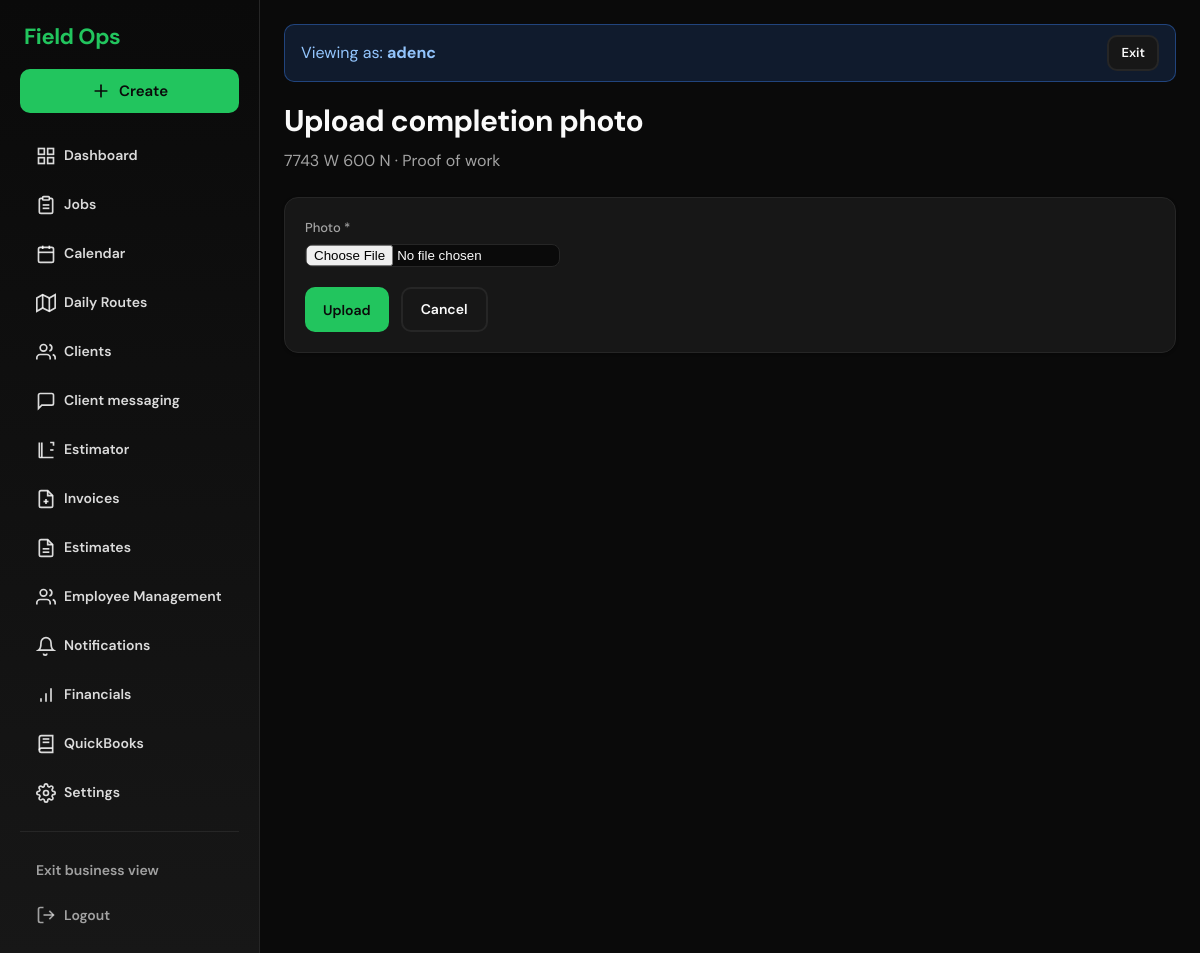
The app's page /jobs/7/upload-completion-photo/ (signed in) with its own data.
### accounts/models.py (models this page shows, shortened)
class User(AbstractUser):
    ROLE_CHOICES = [
        ('owner', 'Owner'),
        ('crew', 'Crew'),
    ]
    business = models.ForeignKey(
        Business,
        on_delete=models.CASCADE,
        related_name='users',
        null=True,  # Owner can be null initially if needed
        blank=True
    )
    role = models.CharField(max_length=10, choices=ROLE_CHOICES, default='crew')
    hourly_rate = models.DecimalField(
        max_digits=8,
        decimal_places=2,
        null=True,
        blank=True,
        help_text='Hourly cost for crew members (used for labor cost reporting)'
    )
    phone = models.CharField(max_length=20, blank=True)
    address_line1 = models.CharField(max_length=255, blank=True, verbose_name='Address')
    address_line2 = models.CharField(max_length=255, blank=True)
    city = models.CharField(max_length=100, blank=True)
    state = models.CharField(max_length=50, blank=True)
    postal_code = models.CharField(max_length=20, blank=True, verbose_name='ZIP / Postal code')
    color = models.CharField(
        max_length=7,
        blank=True,
        default='',
        help_text='Hex color for calendar/route (e.g. #3b82f6). Owner can customize.'
    )

### jobs/models.py (models this page shows, shortened)
class Job(models.Model):
    STATUS_CHOICES = [
        ('scheduled', 'Scheduled'),
        ('in_progress', 'In Progress'),
        ('completed', 'Completed'),
        ('skipped', 'Skipped'),
    ]
    property = models.ForeignKey(
        Property,
        on_delete=models.CASCADE,
        related_name='jobs'
    )
    scheduled_date = models.DateField(null=True, blank=True, help_text='Null = unscheduled (accepted but not yet on calendar)')
    scheduled_time = models.TimeField(null=True, blank=True, help_text='Optional start time for week/day view')
    status = models.CharField(
        max_length=20,
        choices=STATUS_CHOICES,
        default='scheduled'
    )
    assigned_to = models.ForeignKey(
        User,
        on_delete=models.SET_NULL,
        null=True,
        blank=True,
        related_name='jobs',
        help_text='Assign to individual employee'
    )
    assigned_crew = models.ForeignKey(
        Crew,
        on_delete=models.SET_NULL,
        null=True,
        blank=True,
        related_name='jobs',
        help_text='Or assign to a crew'
    )
    notes = models.TextField(blank=True)
    color = models.CharField(
        max_length=7,
        blank=True,
        null=True,
        help_text="Override color for calendar (hex e.g. #3b82f6). Leave empty to use crew/employee default.",
    )
    labor_cost = models.DecimalField(
        max_digits=10,
        decimal_places=2,
        default=Decimal("0"),
        blank=True,
        help_text="Labor cost for this job (used for profit reporting). Materials from linked receipts.",
    )
    material_cost = models.DecimalField(
        max_digits=10,
        decimal_places=2,
        default=Decimal("0"),
        blank=True,
        help_text="Material cost for this job if not tracked via receipts.",
    )
    created_at = models.DateTimeField(auto_now_add=True)
    route_order = models.PositiveIntegerField(default=0)
    recurring_job = models.ForeignKey(
        "RecurringJob",
        on_delete=models.SET_NULL,
        null=True,
        blank=True,
        related_name="generated_jobs",
        help_text="Set when this job was auto-generated from a recurring schedule.",
    )

### customers/models.py (models this page shows, shortened)
class Property(models.Model):
    customer = models.ForeignKey(
        Customer,
        on_delete=models.CASCADE,
        related_name="properties",
    )
    address = models.CharField(max_length=255)
    latitude = models.DecimalField(max_digits=10, decimal_places=7, null=True, blank=True)
    longitude = models.DecimalField(max_digits=10, decimal_places=7, null=True, blank=True)
    notes = models.TextField(blank=True)
    gate_code = models.CharField(max_length=50, blank=True)
    has_dog = models.BooleanField(default=False)
    fertilization_services_per_year = models.PositiveSmallIntegerField(
        null=True,
        blank=True,
        validators=[MinValueValidator(1), MaxValueValidator(12)],
        help_text="For fertilization programs: how many applications per year (e.g. 4). Enables smart scheduling with other fertilization clients.",
    )
    created_at = models.DateTimeField(auto_now_add=True)
    updated_at = models.DateTimeField(auto_now=True)

### jobs/views.py (the view, shortened to what this page needs)
# urls.py: path('<int:job_id>/upload-completion-photo/', views.upload_completion_photo, name='upload_completion_photo'),
@role_required("owner", "crew")
def upload_completion_photo(request, job_id):
    job = get_object_or_404(Job.objects.select_related("property", "property__customer"), id=job_id)
    if request.user.role == "crew" and not _user_can_access_job(request.user, job):
        messages.error(request, "You don't have access to this job.")
        return redirect("crew_today")
    return render(request, "jobs/upload_completion_photo.html", {"job": job})

### templates/jobs/upload_completion_photo.html (shortened to what this page needs)
{% extends "base.html" %}
{% block content %}
<div class="page-header">
  <h1>Upload completion photo</h1>
  <p>{{ job.property.address }} · Proof of work</p>
</div>
<div class="card">
  <form method="post" action="" enctype="multipart/form-data">
    <div class="form-group">
      <label for="id_photo">Photo *</label>
      <input type="file" name="photo" id="id_photo" accept="image/*" capture="environment">
    </div>
    <div class="form-actions">
      <button type="submit" class="btn btn-primary">Upload</button>
      {% if request.user.role == "owner" %}
      <a href="{% url 'job_detail' job.id %}" class="btn btn-secondary">Cancel</a>
      {% else %}
      <a href="{% url 'crew_today' %}" class="btn btn-secondary">Cancel</a>
      {% endif %}
    </div>
  </form>
</div>
{% endblock %}

### templates/base.html (shortened to what this page needs)
<!DOCTYPE html>
<html lang="en">
<head>
</head>
<body>
  {% if user.is_authenticated %}
    <aside class="sidebar">
      <div class="sidebar-brand">Field Ops</div>
      {% if user.role != "crew" %}
      <div class="sidebar-create-wrap">
        <button type="button" class="btn btn-create" id="sidebar-create-btn" aria-expanded="false" aria-haspopup="true">
          <svg class="nav-icon" viewBox="0 0 24 24" fill="none" stroke="currentColor" stroke-width="2" stroke-linecap="round" stroke-linejoin="round"><line x1="12" y1="5" x2="12" y2="19"/><line x1="5" y1="12" x2="19" y2="12"/></svg>
          Create
        </button>
      </div>
      {% endif %}
      <nav class="sidebar-nav">
        {% if user.role == "crew" %}
          <a href="/jobs/crew/" class="btn btn-nav {% if '/jobs/crew' in request.path %}active{% endif %}">
            <svg class="nav-icon" viewBox="0 0 24 24" fill="none" stroke="currentColor" stroke-width="2"><path d="M16 4h2a2 2 0 0 1 2 2v14a2 2 0 0 1-2 2H6a2 2 0 0 1-2-2V6a2 2 0 0 1 2-2h2"/><rect x="8" y="2" width="8" height="4" rx="1" ry="1"/><line x1="8" y1="12" x2="16" y2="12"/><line x1="8" y1="16" x2="16" y2="16"/></svg>
            Today's Jobs
          </a>
          <a href="/time/" class="btn btn-nav {% if '/time' in request.path %}active{% endif %}">
            <svg class="nav-icon" viewBox="0 0 24 24" fill="none" stroke="currentColor" stroke-width="2"><circle cx="12" cy="12" r="10"/><polyline points="12 6 12 12 16 14"/></svg>
            Time Clock
          </a>
          <a href="{% url 'notification_inbox' %}" class="btn btn-nav {% if '/notifications/inbox' in request.path %}active{% endif %}" style="position: relative;">
            <svg class="nav-icon" viewBox="0 0 24 24" fill="none" stroke="currentColor" stroke-width="2"><path d="M18 8A6 6 0 0 0 6 8c0 7-3 9-3 9h18s-3-2-3-9"/><path d="M13 21a2 2 0 0 1-2 2 2 2 0 0 1-2-2"/></svg>
            Notifications
            {% if notification_unread_count > 0 %}<span class="nav-badge">{{ notification_unread_count }}</span>{% endif %}
          </a>
        {% else %}
          <a href="/" class="btn btn-nav {% if request.path == '/' or request.path == '' %}active{% endif %}">
            <svg class="nav-icon" viewBox="0 0 24 24" fill="none" stroke="currentColor" stroke-width="2"><rect x="3" y="3" width="7" height="7"/><rect x="14" y="3" width="7" height="7"/><rect x="14" y="14" width="7" height="7"/><rect x="3" y="14" width="7" height="7"/></svg>
            Dashboard
          </a>
          <a href="{% url 'job_list' %}" class="btn btn-nav {% if request.path == '/jobs/' or request.path == '/jobs' %}active{% endif %}">
            <svg class="nav-icon" viewBox="0 0 24 24" fill="none" stroke="currentColor" stroke-width="2"><path d="M16 4h2a2 2 0 0 1 2 2v14a2 2 0 0 1-2 2H6a2 2 0 0 1-2-2V6a2 2 0 0 1 2-2h2"/><rect x="8" y="2" width="8" height="4" rx="1" ry="1"/><line x1="8" y1="12" x2="16" y2="12"/><line x1="8" y1="16" x2="16" y2="16"/></svg>
            Jobs
          </a>
          <a href="/jobs/calendar/" class="btn btn-nav {% if '/jobs/calendar' in request.path %}active{% endif %}">
            <svg class="nav-icon" viewBox="0 0 24 24" fill="none" stroke="currentColor" stroke-width="2"><rect x="3" y="4" width="18" height="18" rx="2" ry="2"/><line x1="16" y1="2" x2="16" y2="6"/><line x1="8" y1="2" x2="8" y2="6"/><line x1="3" y1="10" x2="21" y2="10"/></svg>
            Calendar
          </a>
          <a href="/jobs/routes/" class="btn btn-nav {% if '/jobs/routes' in request.path %}active{% endif %}">
            <svg class="nav-icon" viewBox="0 0 24 24" fill="none" stroke="currentColor" stroke-width="2"><polygon points="1 6 1 22 8 18 16 22 23 18 23 2 16 6 8 2 1 6"/><line x1="8" y1="2" x2="8" y2="18"/><line x1="16" y1="6" x2="16" y2="22"/></svg>
            Daily Routes
          </a>
          <a href="/clients/" class="btn btn-nav {% if '/clients' in request.path and '/clients/messages' not in request.path %}active{% endif %}">
            <svg class="nav-icon" viewBox="0 0 24 24" fill="none" stroke="currentColor" stroke-width="2"><path d="M17 21v-2a4 4 0 0 0-4-4H5a4 4 0 0 0-4 4v2"/><circle cx="9" cy="7" r="4"/><path d="M23 21v-2a4 4 0 0 0-3-3.87"/><path d="M16 3.13a4 4 0 0 1 0 7.75"/></svg>
            Clients
          </a>
          <a href="{% url 'client_messages_list' %}" class="btn btn-nav {% if '/clients/messages' in request.path %}active{% endif %}">
            <svg class="nav-icon" viewBox="0 0 24 24" fill="none" stroke="currentColor" stroke-width="2"><path d="M21 15a2 2 0 0 1-2 2H7l-4 4V5a2 2 0 0 1 2-2h14a2 2 0 0 1 2 2z"/></svg>
            Client messaging
          </a>
          <a href="/estimator/" class="btn btn-nav {% if '/estimator' in request.path %}active{% endif %}">
            <svg class="nav-icon" viewBox="0 0 24 24" fill="none" stroke="currentColor" stroke-width="2"><path d="M21 21H4.6a.6.6 0 0 1-.6-.6V3"/><path d="M21 7V3h-4"/><path d="M7 3v18"/><path d="M21 12h-4"/></svg>
            Estimator
          </a>
          <a href="/billing/" class="btn btn-nav {% if '/billing' in request.path and 'estimates' not in request.path %}active{% endif %}">
            <svg class="nav-icon" viewBox="0 0 24 24" fill="none" stroke="currentColor" stroke-width="2"><path d="M14 2H6a2 2 0 0 0-2 2v16a2 2 0 0 0 2 2h12a2 2 0 0 0 2-2V8z"/><polyline points="14 2 14 8 20 8"/><path d="M12 18v-6"/><path d="M9 15h6"/></svg>
            Invoices
          </a>
          <a href="/billing/estimates/" class="btn btn-nav {% if '/billing/estimates' in request.path %}active{% endif %}">
            <svg class="nav-icon" viewBox="0 0 24 24" fill="none" stroke="currentColor" stroke-width="2"><path d="M14 2H6a2 2 0 0 0-2 2v16a2 2 0 0 0 2 2h12a2 2 0 0 0 2-2V8z"/><polyline points="14 2 14 8 20 8"/><line x1="16" y1="13" x2="8" y2="13"/><line x1="16" y1="17" x2="8" y2="17"/></svg>
            Estimates
          </a>
          <a href="{% url 'employee_management' %}" class="btn btn-nav {% if '/employee-management' in request.path %}active{% endif %}">
            <svg class="nav-icon" viewBox="0 0 24 24" fill="none" stroke="currentColor" stroke-width="2"><path d="M17 21v-2a4 4 0 0 0-4-4H5a4 4 0 0 0-4 4v2"/><circle cx="9" cy="7" r="4"/><path d="M23 21v-2a4 4 0 0 0-3-3.87"/><path d="M16 3.13a4 4 0 0 1 0 7.75"/></svg>
            Employee Management
          </a>
          <a href="{% url 'notification_send' %}" class="btn btn-nav {% if '/notifications/send' in request.path %}active{% endif %}">
            <svg class="nav-icon" viewBox="0 0 24 24" fill="none" stroke="currentColor" stroke-width="2"><path d="M18 8A6 6 0 0 0 6 8c0 7-3 9-3 9h18s-3-2-3-9"/><path d="M13 21a2 2 0 0 1-2 2 2 2 0 0 1-2-2"/></svg>
            Notifications
          </a>
          <a href="{% url 'financials:dashboard' %}" class="btn btn-nav {% if '/financials' in request.path %}active{% endif %}">
            <svg class="nav-icon" viewBox="0 0 24 24" fill="none" stroke="currentColor" stroke-width="2"><line x1="12" y1="20" x2="12" y2="10"/><line x1="18" y1="20" x2="18" y2="4"/><line x1="6" y1="20" x2="6" y2="16"/></svg>
            Financials
          </a>
          <a href="{% url 'quickbooks:settings' %}" class="btn btn-nav {% if '/quickbooks' in request.path %}active{% endif %}">
            <svg class="nav-icon" viewBox="0 0 24 24" fill="none" stroke="currentColor" stroke-width="2"><path d="M4 19.5A2.5 2.5 0 0 1 6.5 17H20"/><path d="M6.5 2H20v20H6.5A2.5 2.5 0 0 1 4 19.5v-15A2.5 2.5 0 0 1 6.5 2z"/><line x1="8" y1="6" x2="16" y2="6"/><line x1="8" y1="10" x2="16" y2="10"/></svg>
            QuickBooks
          </a>
          <a href="/settings/" class="btn btn-nav {% if '/settings' in request.path %}active{% endif %}">
            Settings
          </a>
        {% endif %}
      </nav>
      <div class="sidebar-divider"></div>
      <div class="sidebar-footer">
        {% if user.is_superuser %}
        {% if request.session.platform_business_id %}
        <a href="{% url 'platform_exit' %}" class="btn btn-nav">Exit business view</a>
        {% else %}
        <a href="{% url 'platform_home' %}" class="btn btn-nav">Platform admin</a>
        {% endif %}
        {% endif %}
        <form action="{% url 'logout' %}" method="post" class="logout-form-inline">
          <button type="submit" class="btn btn-nav">
            <svg class="nav-icon" viewBox="0 0 24 24" fill="none" stroke="currentColor" stroke-width="2"><path d="M9 21H5a2 2 0 0 1-2-2V5a2 2 0 0 1 2-2h4"/><polyline points="16 17 21 12 16 7"/><line x1="21" y1="12" x2="9" y2="12"/></svg>
            Logout
          </button>
        </form>
      </div>
    </aside>
  {% endif %}
  <main class="main-wrap">
    <div class="content">
      {% if user.is_superuser and request.session.platform_business_name %}
      <div class="platform-banner">
        <span>Viewing as: <strong>{{ request.session.platform_business_name }}</strong></span>
        <a href="{% url 'platform_exit' %}" class="btn btn-secondary btn-sm">Exit</a>
      </div>
      {% endif %}
      {% block content %}{% endblock %}
    </div>
  </main>
</body>
</html>

### records on screen
User: session.platform_business_name "adenc"
Job: property.address "7743 W 600 N"
